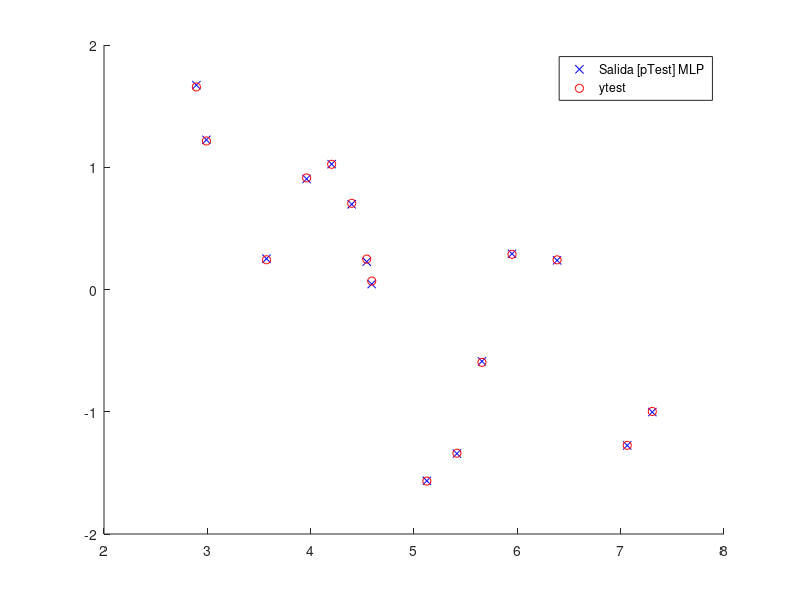

This figure's MATLAB source:
function [] = graficar_fun()
    load("datos_finales.mat");
    figure;
    hold on;
    %%plot(p,a, 'yx');
    plot(ptest,a_test, 'bx');
    plot(ptest,t_test,'ro');
    legend('Salida [pTest] MLP','ytest')
    hold off;